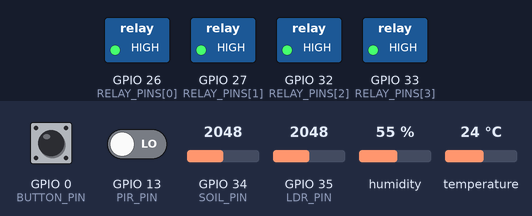
The sketch below on a simulated ESP32. Shown: switched loads named in the sketch (green lamp = pin HIGH). The inputs (shaded band) are chosen by the test bench; at power-on: GPIO 0 (BUTTON_PIN) HIGH, GPIO 13 (PIR_PIN) LOW, GPIO 34 (SOIL_PIN) = 2048, GPIO 35 (LDR_PIN) = 2048, humidity 55 %, temperature 24 °C (analog values on the 0–4095 scale). WiFi joins after 1.5 s; servers stay silent unless stated; no MQTT or app messages arrive unless stated; what the sketch prints to the serial monitor is not drawn.

Above: at 2.7 s.
2.8 s: GPIO 0 (BUTTON_PIN) pulled LOW for 1 s
At 4.4 s:
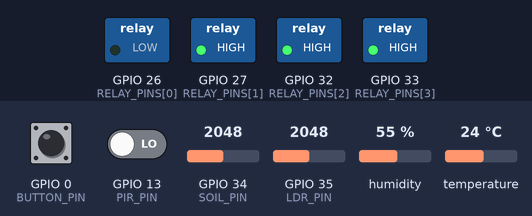
19.3 s: GPIO 0 (BUTTON_PIN) pulled LOW for 0.15 s
At 19.9 s:
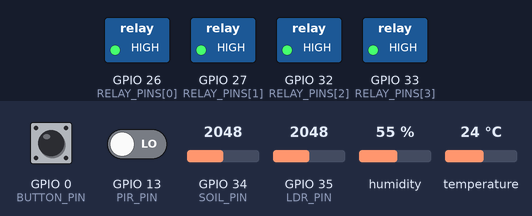
Timing chart, 0 to 22.3 s (numbered marks = the images above; inputs shaded):
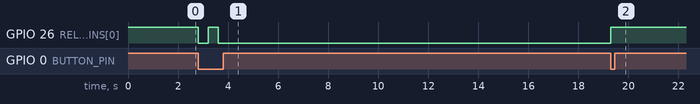

The sketch:

esp32_room_node.ino
```cpp
/*
 * PiHome ESP32 room node
 * ----------------------------------------------------------------------------
 * Reads room sensors and drives up to 4 relays, talking to the Raspberry Pi hub
 * over MQTT.
 *
 *   publishes  home/<node>/sensor            {"temperature":24.5,"humidity":55,...}
 *   publishes  home/<node>/status            "online" / "offline" (retained, LWT)
 *   publishes  home/<node>/relay/<ch>/state  "ON" / "OFF"
 *   subscribes home/<node>/relay/<ch>/set    "ON" / "OFF" / "TOGGLE"
 *
 * Libraries (Arduino Library Manager):
 *   - PubSubClient           by Nick O'Leary
 *   - ArduinoJson (v7)       by Benoit Blanchon
 *   - DHT sensor library     by Adafruit  (+ Adafruit Unified Sensor)
 * Board: "ESP32 Dev Module" (esp32 by Espressif)
 */
#include <WiFi.h>
#include <PubSubClient.h>
#include <ArduinoJson.h>
#include <DHT.h>
#include "config.h"

WiFiClient wifiClient;
PubSubClient mqtt(wifiClient);
DHT dht(DHT_PIN, DHT22);

bool relayState[RELAY_COUNT] = {false};
bool lastMotion = false;
unsigned long lastReport = 0;
unsigned long lastReconnectAttempt = 0;
unsigned long lastButton = 0;

String topic(const String &suffix) { return String(BASE_TOPIC) + "/" + NODE_ID + "/" + suffix; }

// ------------------------------------------------------------------ relays
void setRelay(int ch, bool on) {          // ch is 0-based
  if (ch < 0 || ch >= RELAY_COUNT || RELAY_PINS[ch] < 0) return;
  relayState[ch] = on;
  digitalWrite(RELAY_PINS[ch], (on ^ RELAY_ACTIVE_LOW) ? HIGH : LOW);
  mqtt.publish(topic("relay/" + String(ch + 1) + "/state").c_str(), on ? "ON" : "OFF", true);
  Serial.printf("Relay %d -> %s\n", ch + 1, on ? "ON" : "OFF");
}

// ------------------------------------------------------------------ sensors
int soilPercent() {
  if (SOIL_PIN < 0) return -1;
  int raw = analogRead(SOIL_PIN);
  int pct = map(raw, SOIL_DRY_RAW, SOIL_WET_RAW, 0, 100);
  return constrain(pct, 0, 100);
}

void reportSensors() {
  JsonDocument doc;
  if (DHT_PIN >= 0) {
    float t = dht.readTemperature();
    float h = dht.readHumidity();
    if (!isnan(t)) doc["temperature"] = round(t * 10) / 10.0;
    if (!isnan(h)) doc["humidity"] = round(h * 10) / 10.0;
  }
  if (PIR_PIN >= 0) doc["motion"] = (bool)digitalRead(PIR_PIN);
  if (SOIL_PIN >= 0) doc["soil"] = soilPercent();
  if (LDR_PIN >= 0) doc["light"] = map(analogRead(LDR_PIN), 0, 4095, 0, 100);
  doc["rssi"] = WiFi.RSSI();

  char buf[256];
  size_t n = serializeJson(doc, buf);
  mqtt.publish(topic("sensor").c_str(), buf, n);
  Serial.println(buf);
}

// ------------------------------------------------------------------ MQTT
void onMessage(char *t, byte *payload, unsigned int len) {
  String tp(t), msg;
  for (unsigned int i = 0; i < len; i++) msg += (char)payload[i];
  msg.trim();
  msg.toUpperCase();

  // home/<node>/relay/<ch>/set
  int r = tp.indexOf("/relay/");
  if (r < 0 || !tp.endsWith("/set")) return;
  int ch = tp.substring(r + 7, tp.lastIndexOf('/')).toInt() - 1;
  if (ch < 0 || ch >= RELAY_COUNT) return;
  bool on = (msg == "TOGGLE") ? !relayState[ch] : (msg == "ON" || msg == "1" || msg == "TRUE");
  setRelay(ch, on);
}

bool mqttConnect() {
  String clientId = String("pihome-") + NODE_ID + "-" + String((uint32_t)ESP.getEfuseMac(), HEX);
  String willTopic = topic("status");
  bool ok = strlen(MQTT_USER)
      ? mqtt.connect(clientId.c_str(), MQTT_USER, MQTT_PASS, willTopic.c_str(), 1, true, "offline")
      : mqtt.connect(clientId.c_str(), willTopic.c_str(), 1, true, "offline");
  if (ok) {
    Serial.println("MQTT connected");
    mqtt.publish(willTopic.c_str(), "online", true);
    mqtt.subscribe(topic("relay/+/set").c_str());
    for (int i = 0; i < RELAY_COUNT; i++)
      if (RELAY_PINS[i] >= 0) mqtt.publish(topic("relay/" + String(i + 1) + "/state").c_str(), relayState[i] ? "ON" : "OFF", true);
    reportSensors();
  }
  return ok;
}

void connectWifi() {
  if (WiFi.status() == WL_CONNECTED) return;
  Serial.printf("Connecting to Wi-Fi %s", WIFI_SSID);
  WiFi.mode(WIFI_STA);
  WiFi.begin(WIFI_SSID, WIFI_PASSWORD);
  for (int i = 0; i < 40 && WiFi.status() != WL_CONNECTED; i++) { delay(500); Serial.print("."); }
  Serial.println(WiFi.status() == WL_CONNECTED ? "\nWi-Fi OK, IP: " + WiFi.localIP().toString() : "\nWi-Fi failed, retrying later");
}

// ------------------------------------------------------------------ setup / loop
void setup() {
  Serial.begin(115200);
  for (int i = 0; i < RELAY_COUNT; i++) {
    if (RELAY_PINS[i] < 0) continue;
    pinMode(RELAY_PINS[i], OUTPUT);
    digitalWrite(RELAY_PINS[i], RELAY_ACTIVE_LOW ? HIGH : LOW);  // start OFF
  }
  if (PIR_PIN >= 0) pinMode(PIR_PIN, INPUT);
  if (BUTTON_PIN >= 0) pinMode(BUTTON_PIN, INPUT_PULLUP);
  if (DHT_PIN >= 0) dht.begin();
  analogReadResolution(12);

  connectWifi();
  mqtt.setServer(MQTT_HOST, MQTT_PORT);
  mqtt.setCallback(onMessage);
  mqtt.setBufferSize(512);
}

void loop() {
  unsigned long now = millis();

  if (WiFi.status() != WL_CONNECTED) {
    connectWifi();
    return;
  }
  if (!mqtt.connected()) {
    if (now - lastReconnectAttempt > 5000) {
      lastReconnectAttempt = now;
      mqttConnect();
    }
  } else {
    mqtt.loop();
  }

  // Motion: report instantly on change so automations react fast
  if (PIR_PIN >= 0) {
    bool motion = digitalRead(PIR_PIN);
    if (motion != lastMotion) {
      lastMotion = motion;
      String msg = String("{\"motion\":") + (motion ? "true" : "false") + "}";
      mqtt.publish(topic("sensor").c_str(), msg.c_str());
    }
  }

  // Local button toggles relay 1 (works even if the hub is down)
  if (BUTTON_PIN >= 0 && digitalRead(BUTTON_PIN) == LOW && now - lastButton > 400) {
    lastButton = now;
    setRelay(0, !relayState[0]);
  }

  if (now - lastReport > REPORT_INTERVAL) {
    lastReport = now;
    reportSensors();
  }
}
```

config.h
```cpp
// ============================================================
//  PiHome ESP32 room node - per-node settings
//  Copy this sketch once per room and change NODE_ID + pins.
// ============================================================
#pragma once

// ---- Wi-Fi ----
#define WIFI_SSID      "YOUR_WIFI_NAME"
#define WIFI_PASSWORD  "YOUR_WIFI_PASSWORD"

// ---- MQTT broker (the Raspberry Pi's IP address) ----
#define MQTT_HOST      "192.168.1.50"
#define MQTT_PORT      1883
#define MQTT_USER      ""
#define MQTT_PASS      ""
#define BASE_TOPIC     "home"

// ---- This node ----
// Must match "node:" in hub/config.yaml (e.g. bedroom, garden, kitchen)
#define NODE_ID        "bedroom"

// How often to send sensor readings (milliseconds)
#define REPORT_INTERVAL 10000

// ---- Relays (channel 1..4). Set a pin to -1 if unused ----
#define RELAY_COUNT 4
const int RELAY_PINS[RELAY_COUNT] = {26, 27, 32, 33};
#define RELAY_ACTIVE_LOW true      // most relay boards switch on LOW

// ---- Sensors. Set a pin to -1 if not connected ----
#define DHT_PIN        4           // DHT22 data pin
#define PIR_PIN        13          // PIR motion OUT
#define SOIL_PIN       34          // capacitive soil sensor AOUT (ADC1 pin only!)
#define LDR_PIN        35          // light sensor (LDR voltage divider)
#define BUTTON_PIN     0           // optional local button: toggles relay 1 (BOOT button)

// Soil calibration: raw ADC reading in dry air and in a glass of water
#define SOIL_DRY_RAW   3200
#define SOIL_WET_RAW   1300
```

Measured:
- after the input at 2.8 s, GPIO 26 (RELAY_PINS[0]): HIGH → LOW at once, → HIGH 0.40 s later, → LOW 0.40 s later
- after the input at 19.3 s, GPIO 26 (RELAY_PINS[0]): LOW → HIGH at once
